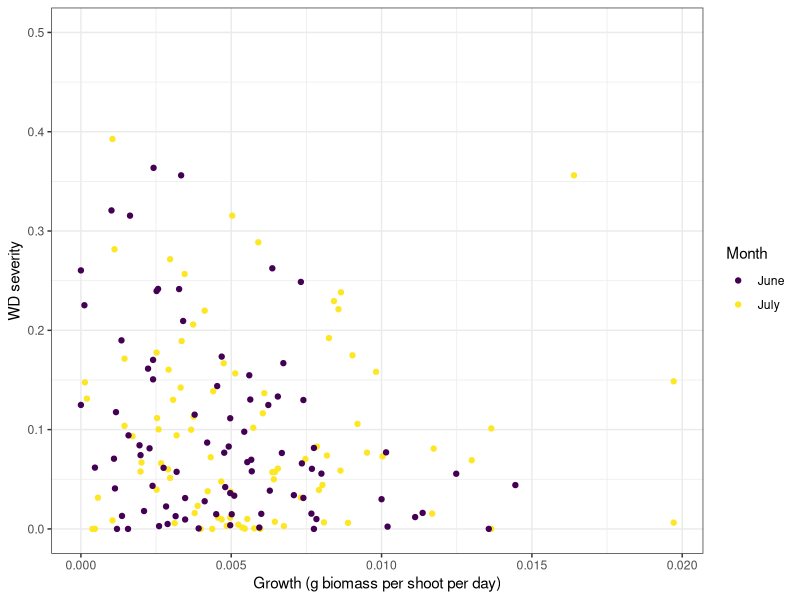
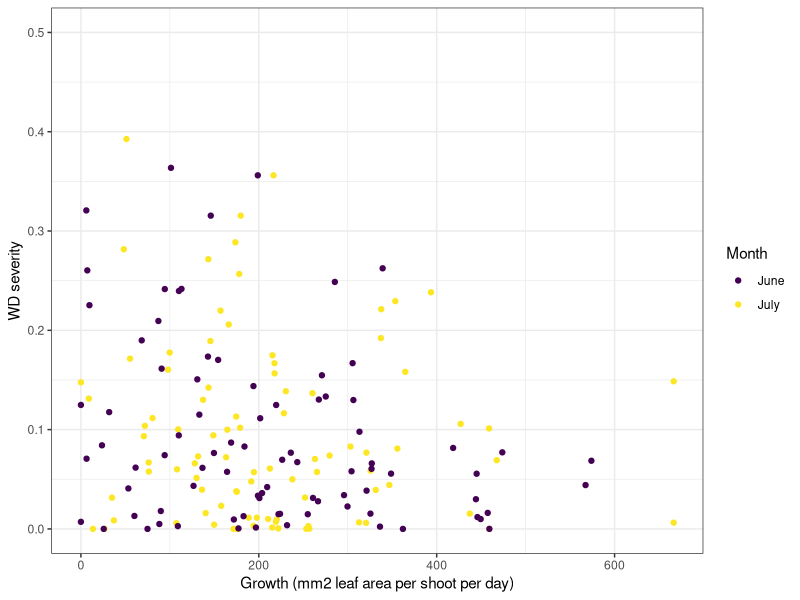
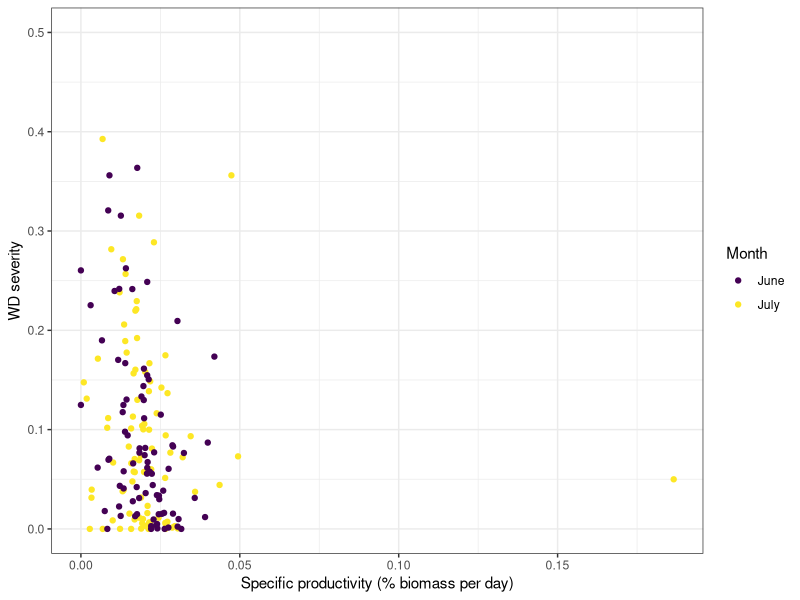
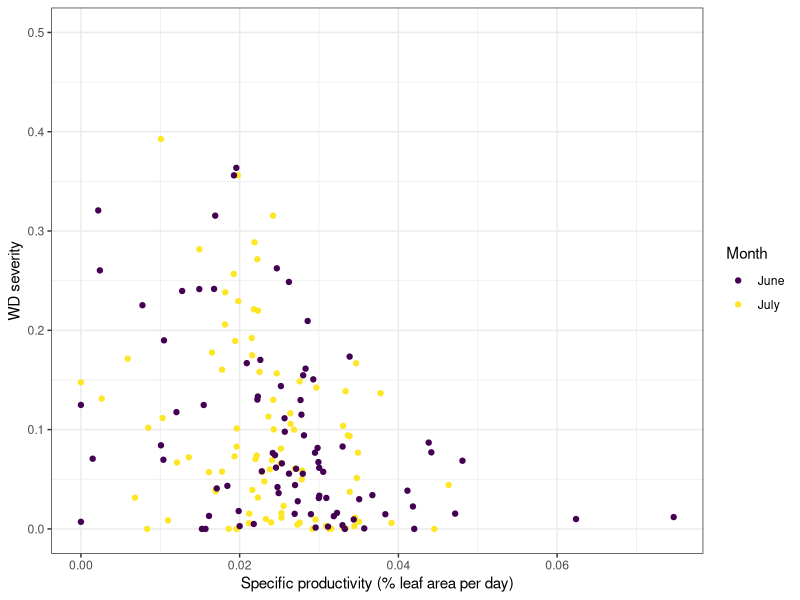

R code for these plots, in order:
## ---- chunk 1
knitr::opts_chunk$set(echo = TRUE)
library(tidyverse)
library(ggplot2)
library(lubridate)

month_order <- c("June","July")

## ---- chunk 2
combo <- read.csv("CombinedGrowthData.csv")
combo$Type <- "Final"

disease <- read.csv("In_Situ_Log_3.csv")
disease$Shoot <- as.numeric(str_extract(disease$file_name, "[0-9]{1,2}"))

combo <- full_join(combo,disease,by=c("Month"="month","Transect"="site","Type"="type","Shoot"))
combo$leaf_area <- combo$healthy_area+combo$lesion_area
combo$Prev <- as.factor(combo$Prev)
combo$Month <- ordered(combo$Month,levels=month_order)
combo$PrevMatch <- ifelse(combo$Prev==combo$prevelance,"TRUE","FALSE")
combo$severity <- combo$severity/100

## ---- chunk 3
ggplot(combo,aes(x=g.sh.d,y=severity,color=Month))+geom_point()+
  #stat_smooth(method="lm",show.legend = FALSE)+
  xlab("Growth (g biomass per shoot per day)")+
  ylab("WD severity")+
  scale_y_continuous(limits=c(0,0.5))+
  theme_bw()

ggplot(combo,aes(x=mm2.sh.d,y=severity,color=Month))+geom_point()+
  #stat_smooth(method="lm",show.legend = FALSE)+
  xlab("Growth (mm2 leaf area per shoot per day)")+
  ylab("WD severity")+
  scale_y_continuous(limits=c(0,0.5))+
  theme_bw()

ggplot(combo,aes(x=sp.prod.g,y=severity,color=Month))+geom_point()+
  #stat_smooth(method="lm",show.legend = FALSE)+
  xlab("Specific productivity (% biomass per day)")+
  ylab("WD severity")+
  scale_y_continuous(limits=c(0,0.5))+
  theme_bw()
ggplot(combo,aes(x=sp.prod.mm2,y=severity,color=Month))+geom_point()+
  #stat_smooth(method="lm",show.legend = FALSE)+
  xlab("Specific productivity (% leaf area per day)")+
  ylab("WD severity")+
  scale_y_continuous(limits=c(0,0.5))+
  theme_bw()
